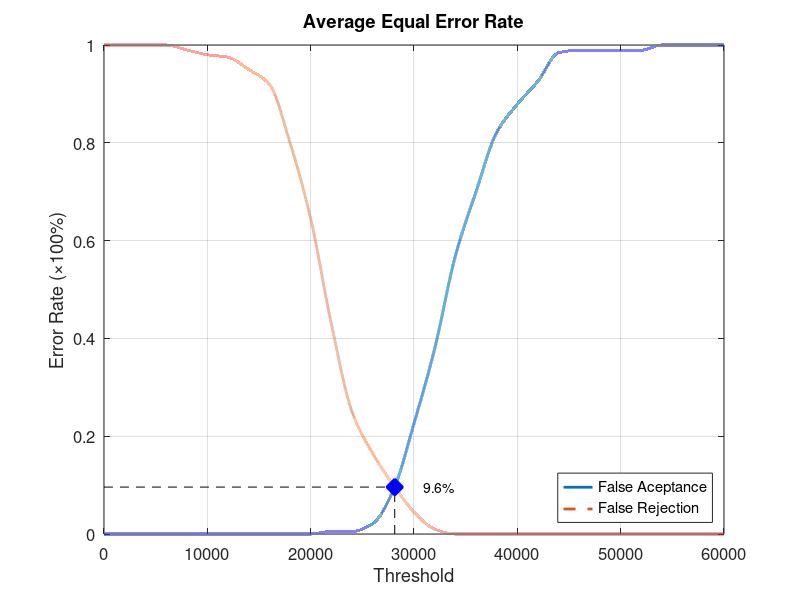
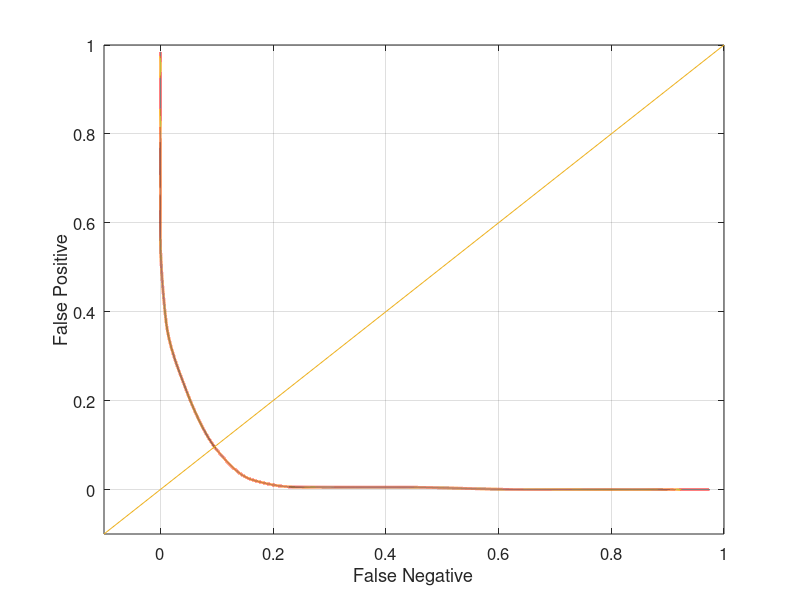

MATLAB code for these plots, in order:
function yEER = Database4_4
close all;
clear;
clc;
x = 0:2000:60000;
xq = 0:0.5:60000;

y0 = [0 0 0 0 0 0 0 0 0 0 0 0.00526316 0.00526316 0.0210526 0.0894737 0.226316 0.378947 0.568421 0.7 0.821053 0.878947 0.926316 0.984211 0.989474 0.989474 0.989474 0.989474 1 1 1 1];
yy0 = interp1(x, y0, xq, 'pchip');
y1 = [1 1 1 1 0.99 0.98 0.975 0.95 0.92 0.8 0.645 0.43 0.25 0.165 0.1 0.045 0.01 0 0 0 0 0 0 0 0 0 0 0 0 0 0];
yy1 = interp1(x, y1, xq, 'pchip');

% Calculating EER: 
y2 = abs(y0 - y1);
find(y2 == min(y2))
yy2 = abs(yy0 - yy1);
xEER = find(yy2 == min(yy2));
xEERIndex = xq(xEER) % X-axis EER
yEER = yy0(xEER) % Y-axis EER

main = figure
plot(xq, yy0,'-','LineWidth', 2);	hold on
plot(xq, yy1,'--','LineWidth', 2);	hold on
plot([xEERIndex xEERIndex], [0 yEER], 'k--');	hold on
plot([0 xEERIndex], [yEER yEER], 'k--');	hold on
plot(xEERIndex, yEER, 'bx', 'LineWidth', 10);	hold on
text(xEERIndex + 10 * xEERIndex / 100, yEER, [num2str(round((10000 * yEER)) / 100) '%'])
legend('False Aceptance', 'False Rejection', 'Location', 'SouthEast')
xlabel('Threshold')
ylabel('Error Rate (\times100%)')
title('Average Equal Error Rate')
set(gca, 'FontSize', 12)
axis([0 60000 0 1])
grid on

print(main, 'Database4_4Main', '-dpng');
FNRxFPR = figure('Color', [1 1 1]);
plot(yy1, yy0, '-', yy1, yy0, 'LineWidth', 2);
hold on
y = -0.1:0.1:1
plot(y, y); 
set(gca, 'FontSize', 12)
xlabel('False Negative')
ylabel('False Positive')
axis([-0.1 1 -0.1 1])
set(gca, 'FontSize', 12)
grid on

print(FNRxFPR, 'Database4_4FNRxFPR','-dpng');
end
